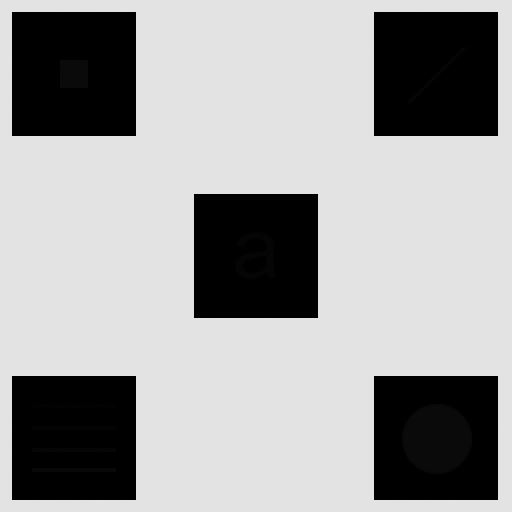
#> input picture cap3/img/326.tif, 512 x 512 px, found by its file name
$ python 326.py
#> lines starting #> are read from the running program, lines starting #| are printed output that depends on the picture
#!/usr/bin/env python
# coding: utf-8

# In[1]:


import cv2
import matplotlib.pyplot as plt

# In[18]:


from skimage import data
from skimage.util.dtype import dtype_range
from skimage.util import img_as_ubyte
from skimage import exposure
from skimage.morphology import rectangle
from skimage.filters import rank


# In[7]:


img = cv2.imread('img/326.tif')
#> img is the input picture: shape (512, 512, 3); min 0, max 228, mean 160.7


# In[14]:


img0 = cv2.imread('img/326.tif', 0)
#> img0: shape (512, 512); min 0, max 228, mean 160.7


# In[4]:


imgeq = cv2.equalizeHist(img0)
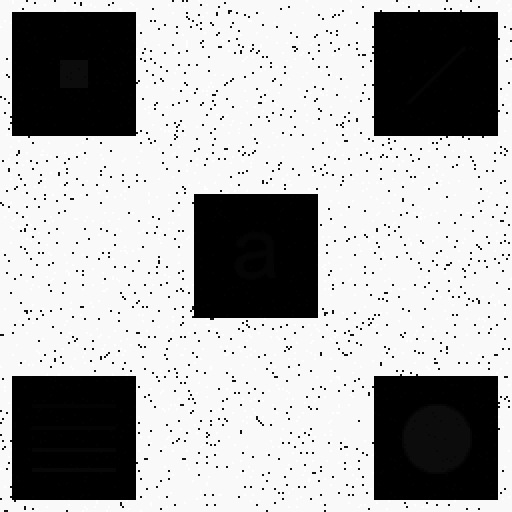
#> imgeq: shape (512, 512); min 0, max 255, mean 172.2


# In[19]:


footprint = rectangle(3,3)
imglocaleq = rank.equalize(img0, footprint)
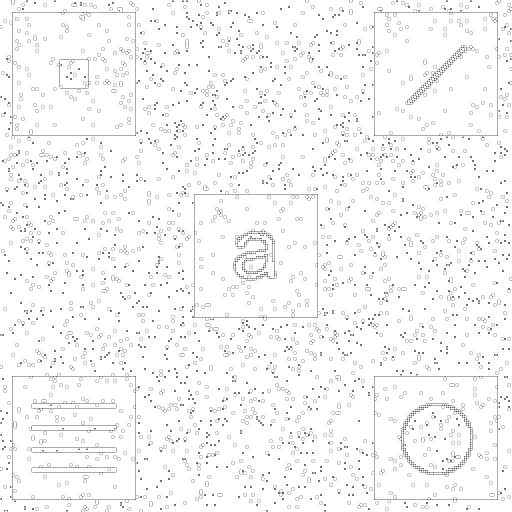
#> imglocaleq: shape (512, 512); min 113, max 255, mean 247.4


# In[24]:


fig, axs = plt.subplots(13)
fig.set_size_inches(12,3)

plt.subplot(131), plt.imshow(img)
plt.subplot(132), plt.imshow(imgeq, cmap='gray')
plt.subplot(133), plt.imshow(imglocaleq, cmap='gray')

plt.show()
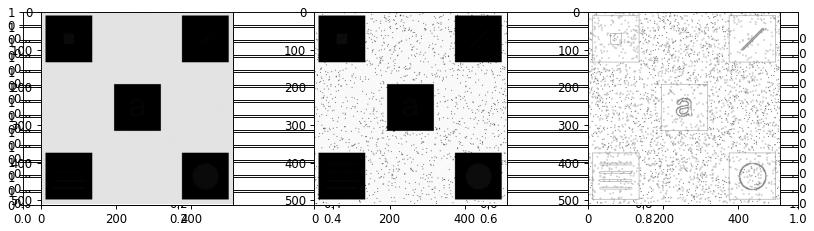
#> figure drawn by matplotlib, 3 panels


# In[ ]:

$ run again, with cap3/img/3201.tif copied over cap3/img/326.tif
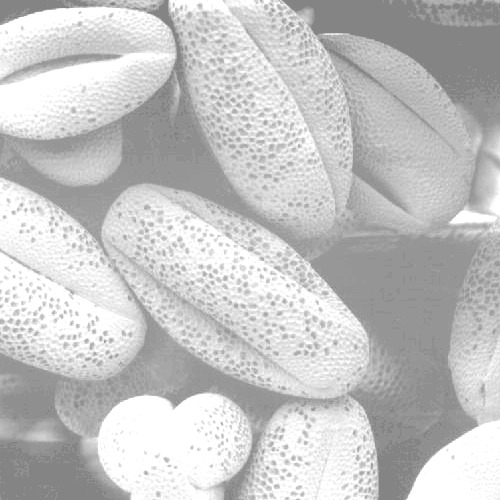
#> input picture cap3/img/3201.tif, 500 x 500 px, found by its file name
#> img is the input picture: shape (500, 500, 3); min 132, max 255, mean 196.4
#> `imglocaleq = rank.equalize(img0, footprint)`:
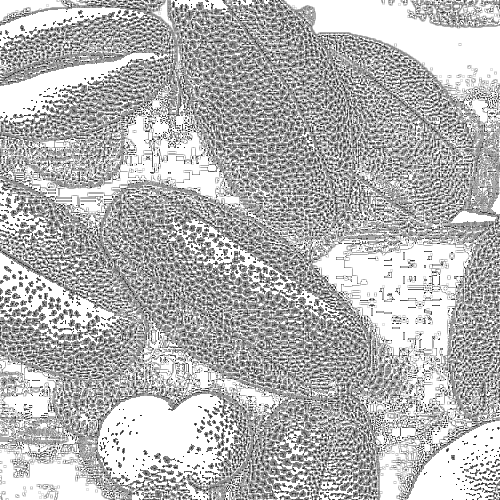
#> imglocaleq: shape (500, 500); min 28, max 255, mean 182
#> `plt.show()`:
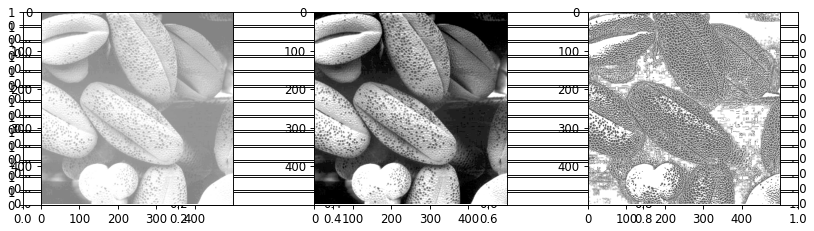
#> figure drawn by matplotlib, 3 panels
